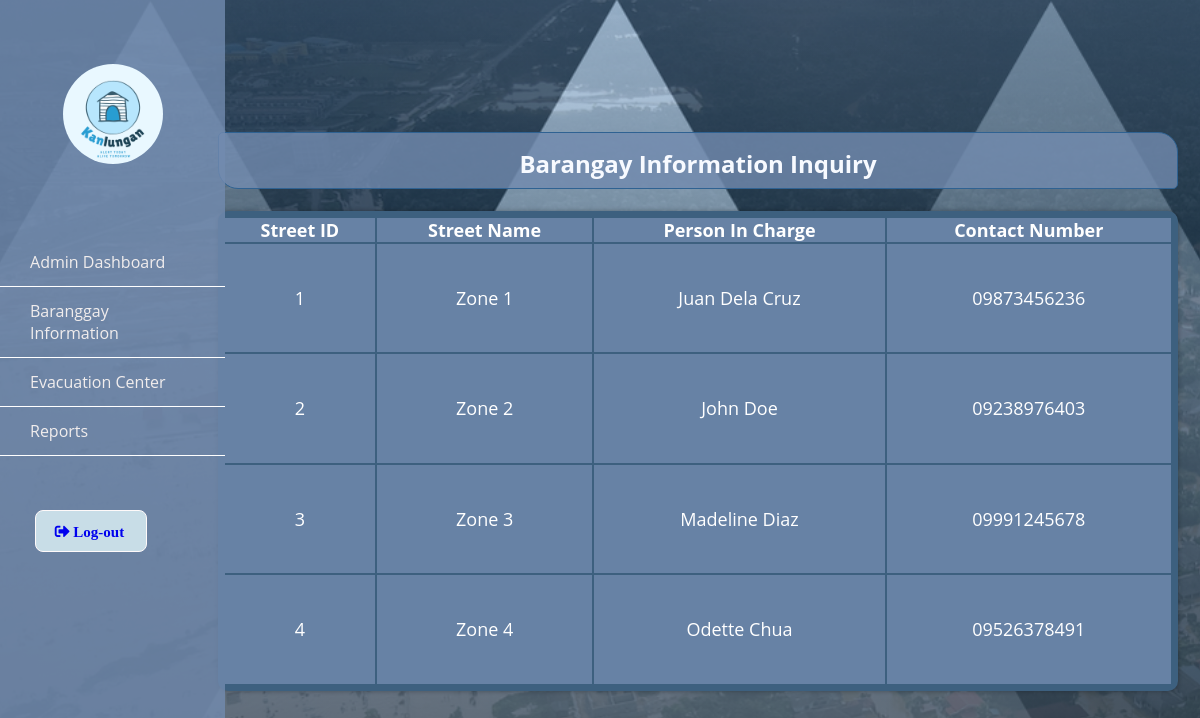
Page /baranggay.php on the committed database.
### tables this page shows
CREATE TABLE IF NOT EXISTS `street` (
  `id` int(11) NOT NULL AUTO_INCREMENT,
  `name` varchar(255) NOT NULL,
  `person in charge` varchar(255) NOT NULL,
  `contactnumber` varchar(255) NOT NULL,
  PRIMARY KEY (`id`)
);

### baranggay.php (the view, shortened to what this page needs)
<?php
	require ('connect.php');
	$showUsersSql = $conn->prepare ("Select * from street ");
	$showUsersSql->execute();
	$showUsers = $showUsersSql->fetchAll();
?>
<link rel='stylesheet' href='style.css'/>
<link rel="stylesheet" href="https://use.fontawesome.com/releases/v5.7.1/css/all.css">
<div class="wrapper">
		<br>
        <div class="sidebar">
            <div class="profile"> <br> <br>
				<img src="logo.png" alt="logo" class="logo"> <br> <br>
            </div>
            <ul>
			<li>
                    <a href="adminboard.php">
                        <span class="item">Admin Dashboard</span>
                    </a>
                </li>
                <li>
                    <a href="baranggay.php">
                        <span class="item">Baranggay Information</span>
                    </a>
                </li>
                <li>
                    <a href="evacuation.php">
                        <span class="item">Evacuation Center</span>
                    </a>
                </li>
                <li>
                    <a href="reports.php">
                        <span class="item">Reports</span>
                    </a>
                </li>
            </ul>
		<br> <br> &nbsp; &nbsp; &nbsp; <p class="Logout-text"> <a href="index.php"> &nbsp;<i class="fas fa-sign-out-alt"> Log-out </i> </a><p>
        </div>
        </div>
<div class="imgcontainer">
<br>
			<nav class="navtop">
<div> <h1> Barangay Information Inquiry </h1> </div>
<br>
<table class="admin_seg">
				<thead>
					<tr>
					<th><p> Street ID</p></th>
						<th><p> Street Name</p></th>
						<th><p> Person In Charge </p></th>
						<th><p> Contact Number</p></th>
					</tr>
				</thead>
				<?php foreach ($showUsers as $streetList): ?>
				<tbody>
					<tr>
						<td><p><?= $streetList['id']; ?> </p></td>
						<td><p><?= $streetList['name']; ?> </p></td>
						<td><p><?= $streetList['person in charge']; ?> </p></td>
						<td><p><?= $streetList['contactnumber']; ?> </p></td>
					</tr>
				</tbody>
			 <?php endforeach; ?>
			 </table>

### style.css (style rules this page uses)
.logout-text { font-size: 15px; font-family: Arial, Helvetica, sans-serif; background-color: rgb(200, 221, 231); color: #1c3557; width: 50%; padding: 10px 15px; margin: 10px 10px; display: inline-block; border: 1px solid rgb(255, 250, 250); box-sizing: border-box; border-radius: 8px; }
.imgcontainer { text-align: center; height: auto; display: block; margin-left: auto; margin-right: auto; width: 80%; }
img.logo { width: 40%; border-radius: 50%; }
.admin_seg { width: 100%; height: 60%; border: 5px solid #3D607F; border-radius: 10px; background-color: #3D607F; box-shadow: 0 0 5px rgba(0,0,0,.3); text-decoration: none; font-size: 18px; font-family: Verdana, Geneva, Tahoma, sans-serif; text-align: center; color: #FFF; transition: .3s; margin-left: 98px; }
.admin_seg tr { margin: 2px 2px; padding: 15px; background-color: rgb(114, 139, 175, 0.8); border: 4px solid; ; }
.navtop div { background-color: rgb(114, 139, 175, 0.8); padding: 14px 10px 8px 10px; width: 100%; text-align: center; border-radius: 10px; border-radius: 5px 20px 5px; border: 1px solid #2F6292; margin-left: 98px; }
.navtop div h1 { color: #f7faff; }
* { list-style: none; text-decoration: none; margin: 0; padding: 0; box-sizing: border-box; font-family: 'Open Sans', sans-serif; }
.wrapper .sidebar { background: rgb(114, 139, 175, 0.8); position: fixed; top: 0; left: 0; width: 225px; height: 100%; padding: 20px 0; transition: all 0.5s ease; }
.wrapper .sidebar .profile { margin-bottom: 30px; text-align: center; }
.wrapper .sidebar .profile img { display: block; width: 100px; height: 100px; border-radius: 50%; margin: 0 auto; }
.wrapper .sidebar ul li a { display: block; padding: 13px 30px; border-bottom: 1px solid white; color: rgb(241, 237, 237); font-size: 16px; position: relative; }

### rows in the picture
street: id "1", name "Zone 1", person in charge "Juan Dela Cruz", contactnumber "09873456236"
street: id "2", name "Zone 2", person in charge "John Doe", contactnumber "09238976403"
street: id "3", name "Zone 3", person in charge "Madeline Diaz", contactnumber "09991245678"
street: id "4", name "Zone 4", person in charge "Odette Chua", contactnumber "09526378491"
